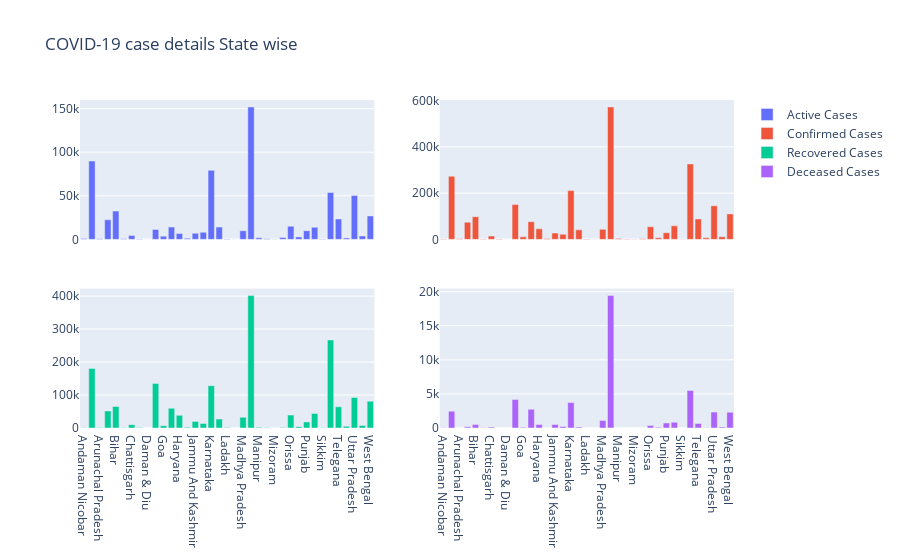

Write notebook code for a chart like this one.
### Code cell
fig=make_subplots(rows=2,cols=2,shared_xaxes=True)
barchart1=go.Bar(x=final_df.index,y=final_df['Confirmed Cases'],name='Confirmed Cases')
barchart2=go.Bar(x=final_df.index,y=final_df['Recovered Cases'],name='Recovered Cases')
barchart3=go.Bar(x=final_df.index,y=final_df['Deceased Cases'],name='Deceased Cases')
barchart4 = go.Bar(x=final_df.index, y=final_df['Active Cases'], name='Active Cases')
layout=go.Layout(title='Total Confirmed Cases in Each State')
fig.add_trace(barchart4,1,1)
fig.add_trace(barchart1, 1, 2)
fig.add_trace(barchart2, 2, 1)
fig.add_trace(barchart3, 2, 2)
fig.update_layout( title_text="COVID-19 case details State wise")
fig.show()

### Figure 1 — Plotly figure (JSON) as saved in the notebook; plotly's stock layout.template omitted (floating-point values rounded to 4 significant figures)
{"data": [{"name": "Active Cases", "type": "bar", "x": ["Andaman Nicobar", "Andhra Pradesh", "Arunachal Pradesh", "Assam", "Bihar", "Chandigarh", "Chattisgarh", "DN", "Daman & Diu", "Delhi", "Goa", "Gujarat", "Haryana", "Himachal Pradesh", "Jammu And Kashmir", "JH", "Karnataka", "Kerela", "Ladakh", "LD", "Madhya Pradesh", "Maharashtra", "Manipur", "Meghalaya", "Mizoram", "Nagaland", "Orissa", "Puducherry", "Punjab", "Rajasthan", "Sikkim", "Tamil Nadu", "Telegana", "Tripura", "Uttar Pradesh", "Uttarakhand", "West Bengal"], "xaxis": "x", "y": [1135, 89907, 852, 22527, 32563, 808, 4572, 470, 0, 11366, 3720, 14199, 6749, 1304, 7027, 8223, 79200, 14146, 567, 0, 9927, 151866, 1825, 641, 310, 2117, 15047, 2882, 9954, 13949, 468, 53716, 23438, 1721, 50426, 3966, 26850], "yaxis": "y"}, {"name": "Confirmed Cases", "type": "bar", "x": ["Andaman Nicobar", "Andhra Pradesh", "Arunachal Pradesh", "Assam", "Bihar", "Chandigarh", "Chattisgarh", "DN", "Daman & Diu", "Delhi", "Goa", "Gujarat", "Haryana", "Himachal Pradesh", "Jammu And Kashmir", "JH", "Karnataka", "Kerela", "Ladakh", "LD", "Madhya Pradesh", "Maharashtra", "Manipur", "Meghalaya", "Mizoram", "Nagaland", "Orissa", "Puducherry", "Punjab", "Rajasthan", "Sikkim", "Tamil Nadu", "Telegana", "Tripura", "Uttar Pradesh", "Uttarakhand", "West Bengal"], "xaxis": "x2", "y": [2182, 273085, 2607, 74400, 98370, 1928, 14559, 1784, 0, 150652, 10970, 76569, 45614, 3874, 27489, 22125, 211108, 41277, 1879, 0, 43414, 572734, 4198, 1228, 657, 3322, 54630, 6997, 29013, 58692, 1093, 326245, 88396, 6782, 145287, 11615, 110358], "yaxis": "y2"}, {"name": "Recovered Cases", "type": "bar", "x": ["Andaman Nicobar", "Andhra Pradesh", "Arunachal Pradesh", "Assam", "Bihar", "Chandigarh", "Chattisgarh", "DN", "Daman & Diu", "Delhi", "Goa", "Gujarat", "Haryana", "Himachal Pradesh", "Jammu And Kashmir", "JH", "Karnataka", "Kerela", "Ladakh", "LD", "Madhya Pradesh", "Maharashtra", "Manipur", "Meghalaya", "Mizoram", "Nagaland", "Orissa", "Puducherry", "Punjab", "Rajasthan", "Sikkim", "Tamil Nadu", "Telegana", "Tripura", "Uttar Pradesh", "Uttarakhand", "West Bengal"], "xaxis": "x3", "y": [1023, 180703, 1750, 51694, 65307, 1091, 9857, 1312, 0, 135108, 7157, 59623, 38347, 2552, 19942, 13678, 128183, 26991, 1303, 0, 32405, 401442, 2360, 581, 347, 1198, 39206, 4009, 18328, 43897, 624, 267015, 64284, 5015, 92526, 7502, 81189], "yaxis": "y3"}, {"name": "Deceased Cases", "type": "bar", "x": ["Andaman Nicobar", "Andhra Pradesh", "Arunachal Pradesh", "Assam", "Bihar", "Chandigarh", "Chattisgarh", "DN", "Daman & Diu", "Delhi", "Goa", "Gujarat", "Haryana", "Himachal Pradesh", "Jammu And Kashmir", "JH", "Karnataka", "Kerela", "Ladakh", "LD", "Madhya Pradesh", "Maharashtra", "Manipur", "Meghalaya", "Mizoram", "Nagaland", "Orissa", "Puducherry", "Punjab", "Rajasthan", "Sikkim", "Tamil Nadu", "Telegana", "Tripura", "Uttar Pradesh", "Uttarakhand", "West Bengal"], "xaxis": "x4", "y": [24, 2475, 5, 179, 500, 29, 130, 2, 0, 4178, 93, 2747, 518, 18, 520, 224, 3725, 140, 9, 0, 1082, 19426, 13, 6, 0, 7, 377, 106, 731, 846, 1, 5514, 674, 46, 2335, 147, 2319], "yaxis": "y4"}], "layout": {"title": {"text": "COVID-19 case details State wise"}, "xaxis": {"anchor": "y", "domain": [0, 0.45], "matches": "x3", "showticklabels": false}, "xaxis2": {"anchor": "y2", "domain": [0.55, 1], "matches": "x4", "showticklabels": false}, "xaxis3": {"anchor": "y3", "domain": [0, 0.45]}, "xaxis4": {"anchor": "y4", "domain": [0.55, 1]}, "yaxis": {"anchor": "x", "domain": [0.575, 1]}, "yaxis2": {"anchor": "x2", "domain": [0.575, 1]}, "yaxis3": {"anchor": "x3", "domain": [0, 0.425]}, "yaxis4": {"anchor": "x4", "domain": [0, 0.425]}}}
